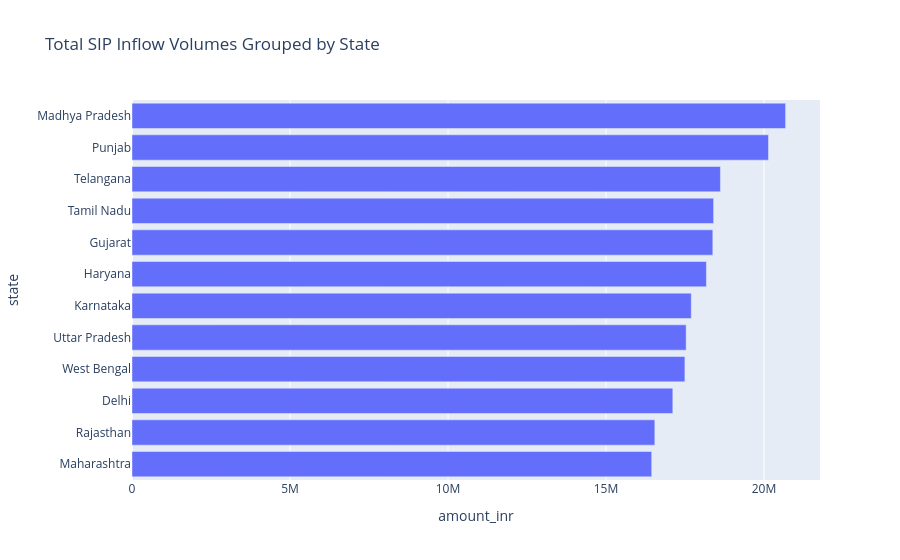
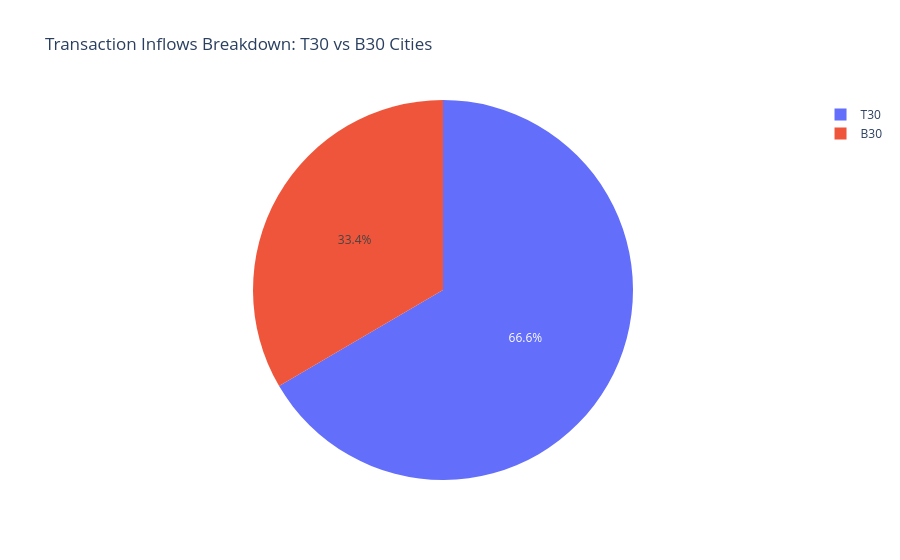

Notebook source saved alongside these figures, in order:
### Code cell
df_geo = pd.read_sql_query("SELECT state, city_tier, amount_inr FROM fact_transactions WHERE transaction_type='SIP';", conn)

# Chart 1: Horizontal bar chart of SIP amount by state
df_state = df_geo.groupby('state')['amount_inr'].sum().reset_index().sort_values(by='amount_inr', ascending=True)
fig_state = px.bar(df_state, x='amount_inr', y='state', orientation='h', title='Total SIP Inflow Volumes Grouped by State')
fig_state.show()

# Chart 2: T30 vs B30 Tier Split
fig_tier = px.pie(df_geo, names='city_tier', title='Transaction Inflows Breakdown: T30 vs B30 Cities')
fig_tier.show()

### Figure 1 — Plotly figure (JSON) as saved in the notebook; plotly's stock layout.template omitted (floating-point values rounded to 4 significant figures)
{"data": [{"hovertemplate": "amount_inr=%{x}<br>state=%{y}<extra></extra>", "legendgroup": "", "marker": {"color": "#636efa", "pattern": {"shape": ""}}, "name": "", "orientation": "h", "showlegend": false, "textposition": "auto", "type": "bar", "x": [16450000.0, 16540000.0, 17110000.0, 17500000.0, 17530000.0, 17700000.0, 18180000.0, 18380000.0, 18400000.0, 18620000.0, 20140000.0, 20680000.0], "xaxis": "x", "y": ["Maharashtra", "Rajasthan", "Delhi", "West Bengal", "Uttar Pradesh", "Karnataka", "Haryana", "Gujarat", "Tamil Nadu", "Telangana", "Punjab", "Madhya Pradesh"], "yaxis": "y"}], "layout": {"barmode": "relative", "legend": {"tracegroupgap": 0}, "title": {"text": "Total SIP Inflow Volumes Grouped by State"}, "xaxis": {"anchor": "y", "domain": [0, 1], "title": {"text": "amount_inr"}}, "yaxis": {"anchor": "x", "domain": [0, 1], "title": {"text": "state"}}}}

### Figure 2 — Plotly figure (JSON) as saved in the notebook; plotly's stock layout.template omitted (floating-point values rounded to 4 significant figures; data arrays with more than 128 entries replaced by an {"elided": "..."} marker saying what was removed)
{"data": [{"domain": {"x": [0, 1], "y": [0, 1]}, "hovertemplate": "city_tier=%{label}<extra></extra>", "labels": {"elided": "19716 str values"}, "legendgroup": "", "name": "", "showlegend": true, "type": "pie"}], "layout": {"legend": {"tracegroupgap": 0}, "title": {"text": "Transaction Inflows Breakdown: T30 vs B30 Cities"}}}
